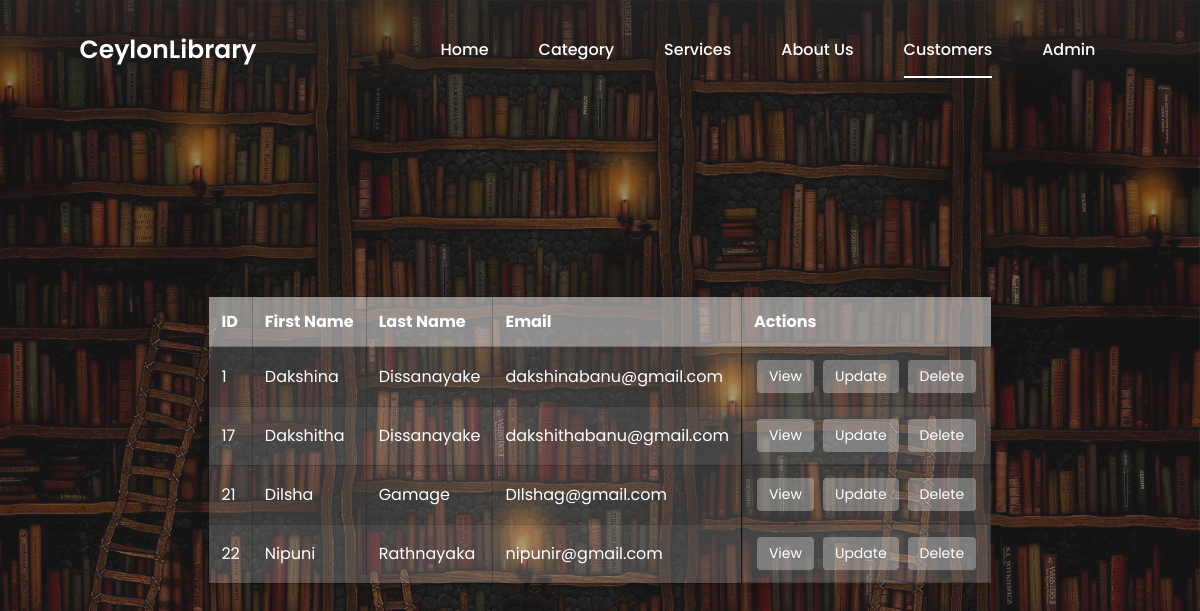
The page /customers.php on the database its author committed.
### tables this page shows
CREATE TABLE `customers` (
  `Id` int(255) NOT NULL,
  `first_name` varchar(255) NOT NULL,
  `last_name` varchar(255) NOT NULL,
  `email` varchar(255) NOT NULL,
  `password` varchar(12) NOT NULL
);

### customers.php (the view, shortened to what this page needs)
<!DOCTYPE html>
<html lang="en">
<head>
    <link href='https://unpkg.com/boxicons@2.1.4/css/boxicons.min.css' rel='stylesheet'>
    <link rel="stylesheet" href="style.css">
</head>
<body>
 <div class="wrapper">
    <nav class="nav">
        <div class="nav-logo">
            <p>CeylonLibrary</p>
        </div>
        <div class="nav-menu" id="navMenu">
            <ul>
                <li><a href="home.html" class="link">Home</a></li>
                <li><a href="category.html" class="link">Category</a></li>
                <li><a href="services.html" class="link">Services</a></li>
                <li><a href="about.html" class="link">About Us</a></li>
                <li><a href="customers.php" class="link active">Customers</a></li>
                <li><a href="admin.html" class="link">Admin</a></li>
            </ul>
        </div>
    </nav>
    <div class="customer-data">
        <?php
        $servername = "localhost";
        $username = "root";
        $password = "";
        $dbname = "ceylonLibrary";
        $conn = new mysqli($servername, $username, $password, $dbname);
        $sql = "SELECT Id, first_name, last_name, email FROM customers";
        $result = $conn->query($sql);
        if ($result->num_rows > 0) {
            echo "<table><tr><th>ID</th><th>First Name</th><th>Last Name</th><th>Email</th><th>Actions</th></tr>";
            while ($row = $result->fetch_assoc()) {
                echo "<tr>
                        <td>" . $row["Id"] . "</td>
                        <td>" . $row["first_name"] . "</td>
                        <td>" . $row["last_name"] . "</td>
                        <td>" . $row["email"] . "</td>
                        <td class='button-group'>
                            <a href='#' class='btn' onclick='viewCustomer(" . $row["Id"] . ")'>View</a>
                            <a href='#' class='btn' onclick='editCustomer(" . $row["Id"] . ")'>Update</a>
                            <form action='customers.php' method='post' style='display:inline;'>
                                <input type='hidden' name='delete_id' value='" . $row["Id"] . "'>
                                <input type='submit' class='btn' value='Delete'>
                            </form>
                        </td>
                    </tr>";
            }
            echo "</table>";
        } else {
            echo "<p>No results found</p>";
        }
        ?>
    </div>
</body>
</html>

### style.css (style rules this page uses)
* { margin: 0; padding: 0; box-sizing: border-box; font-family: 'Poppins', sans-serif; }
body { background: url("4.jpg"); background-size: cover; background-repeat: no-repeat; background-attachment: fixed; }
.wrapper { display: flex; justify-content: center; align-items: center; min-height: 110vh; background: rgba(39, 39, 39, 0.5); }
.nav { position: fixed; top: 0; display: flex; justify-content: space-around; width: 100%; height: 100px; line-height: 100px; background: linear-gradient(rgba(39, 39, 39, 0.6), transparent); z-index: 100; }
.nav-logo p { color: white; font-size: 25px; font-weight: 600; }
.nav-menu ul { display: flex; }
.nav-menu ul li { list-style-type: none; }
.nav-menu ul li .link { text-decoration: none; font-weight: 500; color: #fff; padding-bottom: 15px; margin: 0 25px; }
.link:hover, .active { border-bottom: 2px solid #fff; }

### customers.php (style rules this page uses)
.customer-data table { width: 100%; border-collapse: collapse; margin: 20px 0; box-shadow: 0 4px 10px rgba(0, 0, 0, 0.1); }
.customer-data th, .customer-data td { border: 1px solid rgba(0, 0, 0, 0.2); padding: 12px; text-align: left; color: #fff; }
.customer-data th { background-color: rgba(255, 255, 255, 0.5); font-weight: bold; }
.customer-data td { background-color: rgba(255, 255, 255, 0.2); }
.customer-data tr:nth-child(even) td { background-color: rgba(255, 255, 255, 0.15); }
.button-group { display: flex; gap: 5px; }
.button-group form { display: inline; }
.btn { background-color: rgba(255, 255, 255, 0.3); border: none; color: #fff; padding: 6px 12px; text-align: center; text-decoration: none; display: inline-block; font-size: 14px; margin: 0 2px; cursor: pointer; border-radius: 4px; transition: background-color 0.3s, opacity 0.3s; }

### rows shown on the page
customers: Id "1", first_name "Dakshina", last_name "Dissanayake", email "dakshinabanu@gmail.com"
customers: Id "17", first_name "Dakshitha", last_name "Dissanayake", email "dakshithabanu@gmail.com"
customers: Id "21", first_name "Dilsha", last_name "Gamage", email "DIlshag@gmail.com"
customers: Id "22", first_name "Nipuni", last_name "Rathnayaka", email "nipunir@gmail.com"
